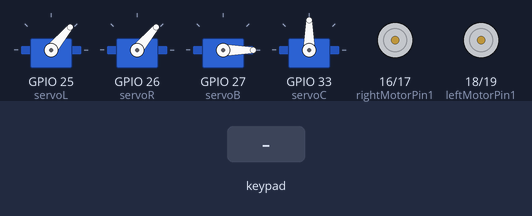
Bench run of a sketch on a simulated ESP32. Parts: 4 × servo, motor-driver pin pairs drawn as motors (green arrow = first pin HIGH = forward, orange = second pin HIGH = backward, longer = more drive, scaled by the enable pin). The test bench sets the inputs (shaded band). Nothing arrives over Bluetooth unless stated; what the sketch prints to the serial monitor is not drawn.

Above: at 1.2 s.
1.3 s: key 'U' pressed
At 1.52 s:
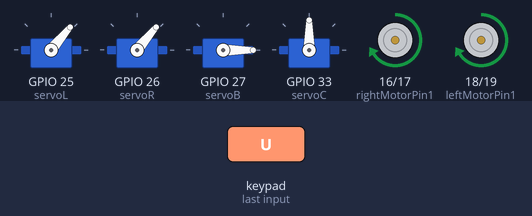
3.2 s: key 'D' pressed
At 3.42 s:
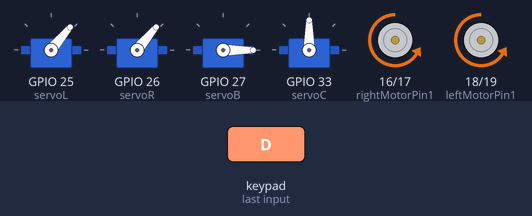
5.1 s: key 'L' pressed
At 5.32 s:
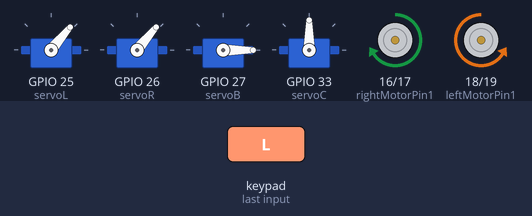
7.0 s: key 'R' pressed
At 7.22 s:
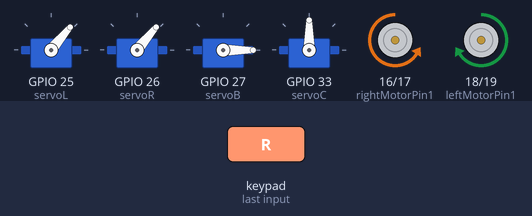
Timing chart, 0 to 9.9 s (numbered marks = the images above; inputs shaded):
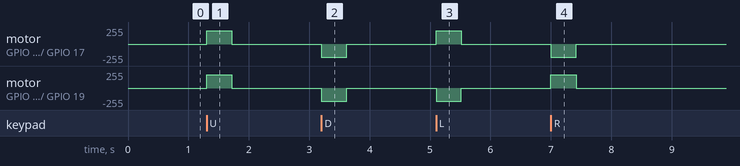

The sketch:

Xe_robot___ps3.ino
```cpp
#include <Ps3Controller.h>
#include <ESP32_Servo.h>
Servo servoL;
Servo servoR;
Servo servoB;
Servo servoC;
int rX;
int rY;
int lX;
int lY;
int posR = 50;
int posL = 50;
int posB = 0;
int posC = 90;
int enableRightMotor=22;
int rightMotorPin1=16;
int rightMotorPin2=17;
int enableLeftMotor=23;
int leftMotorPin1=18;
int leftMotorPin2=19;
#define MAX_MOTOR_SPEED 200
const int PWMFreq = 1000;
const int PWMResolution = 8;

const int PWMSpeedChannel = 4;
void notify()
{
lX =(Ps3.data.analog.stick.lx);
lY =(Ps3.data.analog.stick.ly);
rX =(Ps3.data.analog.stick.rx);
rY =(Ps3.data.analog.stick.ry);
Serial.print(lX);
Serial.print(" ");
Serial.print(lY);
Serial.print(" ");
Serial.print(rX);
Serial.print(" ");
Serial.println(rY);
 if(lX < -5 && posC < 180)
{
 posC=posC+5;
 servoC.write(posC);
}
if(lX > 5 && posC > 0)

{
 posC=posC-5;
 servoC.write(posC);
}
if(lY < -5 && posR < 180)
{
 posR=posR+5;
 servoR.write(posR);
}
if(lY > 5 && posR > 0)
{
 posR=posR-5;
 servoR.write(posR);
}
if(rY < -5 && posL < 180)
{
 posL=posL+5;
 servoL.write(posL);
}
if(rY > 5 && posL > 0)
{

 posL=posL-5;
 servoL.write(posL);
}
if(rX < -5 && posB < 180)
{
 posB=posB+5;
 servoB.write(posB);
}
if(rX > 5 && posB > 0)
{
posB=posB-5;
 servoB.write(posB);
}
if( abs(Ps3.event.analog_changed.button.l2) ){
 servoC.write(0);
 }
if( abs(Ps3.event.analog_changed.button.r2) ){
 servoC.write(170);
 }
 if (Ps3.data.button.up)
 {
rotateMotor(MAX_MOTOR_SPEED, MAX_MOTOR_SPEED);
 }
 else if (Ps3.data.button.down)
 {
 rotateMotor(-MAX_MOTOR_SPEED, -MAX_MOTOR_SPEED);
 }
 else if (Ps3.data.button.right)
 {
 rotateMotor(-MAX_MOTOR_SPEED, MAX_MOTOR_SPEED);
 }
 else if (Ps3.data.button.left)
 {
 rotateMotor(MAX_MOTOR_SPEED, -MAX_MOTOR_SPEED);
 }
 else
 {
 rotateMotor(0, 0);
 }
 delay(10);
}
void onConnect()
{
 Serial.println("Connected!.");
}
void onDisConnect()
{
 Serial.println("Disconnected!.");
}
void rotateMotor(int rightMotorSpeed, int leftMotorSpeed)
{
 if (rightMotorSpeed < 0)
 {
 digitalWrite(rightMotorPin1,LOW);
 digitalWrite(rightMotorPin2,HIGH);
 }
 else if (rightMotorSpeed > 0)
 {
 digitalWrite(rightMotorPin1,HIGH);
 digitalWrite(rightMotorPin2,LOW);
 }
else
 {
 digitalWrite(rightMotorPin1,LOW);
 digitalWrite(rightMotorPin2,LOW);
 }
 if (leftMotorSpeed < 0)
 {
 digitalWrite(leftMotorPin1,LOW);
 digitalWrite(leftMotorPin2,HIGH);
 }
 else if (leftMotorSpeed > 0)
 {
 digitalWrite(leftMotorPin1,HIGH);
 digitalWrite(leftMotorPin2,LOW);
 }
 else//Xe dừng
 {
 digitalWrite(leftMotorPin1,LOW);
 digitalWrite(leftMotorPin2,LOW);
 }
}
void setUpPinModes()
{
 pinMode(enableRightMotor,OUTPUT);
 pinMode(rightMotorPin1,OUTPUT);
 pinMode(rightMotorPin2,OUTPUT);
 pinMode(enableLeftMotor,OUTPUT);
 pinMode(leftMotorPin1,OUTPUT);
 pinMode(leftMotorPin2,OUTPUT);
 ledcSetup(PWMSpeedChannel, PWMFreq, PWMResolution);
 ledcAttachPin(enableRightMotor, PWMSpeedChannel);
 ledcAttachPin(enableLeftMotor, PWMSpeedChannel);
 ledcWrite(PWMSpeedChannel, MAX_MOTOR_SPEED);
 rotateMotor(0, 0);
}
void setup()
{
 setUpPinModes();
 Ps3.attachOnDisconnect(onDisConnect);
 Serial.begin(115200);
 Ps3.attach(notify);
 Ps3.attachOnConnect(onConnect);
 Ps3.begin("01:02:03:04:05:06");
 Serial.println("Ready.");
 servoL.attach(25);
 servoR.attach(26);
 servoB.attach(27);
 servoC.attach(33);
 servoL.write(posL);
 servoR.write(posR);
 servoB.write(posB);
 servoC.write(posC);
}void loop()
{
}
```

Measured:
- after the input at 1.3 s, motor on GPIO 16 (rightMotorPin1) / GPIO 17 (rightMotorPin2), motor on GPIO 18 (leftMotorPin1) / GPIO 19 (leftMotorPin2): stopped → forward 199/255 at once, → stopped 0.42 s later
- after the input at 3.2 s, motor on GPIO 16 (rightMotorPin1) / GPIO 17 (rightMotorPin2), motor on GPIO 18 (leftMotorPin1) / GPIO 19 (leftMotorPin2): stopped → backward 199/255 at once, → stopped 0.42 s later
- after the input at 5.1 s, motor on GPIO 16 (rightMotorPin1) / GPIO 17 (rightMotorPin2): stopped → forward 199/255 at once, → stopped 0.42 s later; motor on GPIO 18 (leftMotorPin1) / GPIO 19 (leftMotorPin2): stopped → backward 199/255 at once, → stopped 0.42 s later
- after the input at 7.0 s, motor on GPIO 16 (rightMotorPin1) / GPIO 17 (rightMotorPin2): stopped → backward 199/255 at once, → stopped 0.42 s later; motor on GPIO 18 (leftMotorPin1) / GPIO 19 (leftMotorPin2): stopped → forward 199/255 at once, → stopped 0.42 s later
